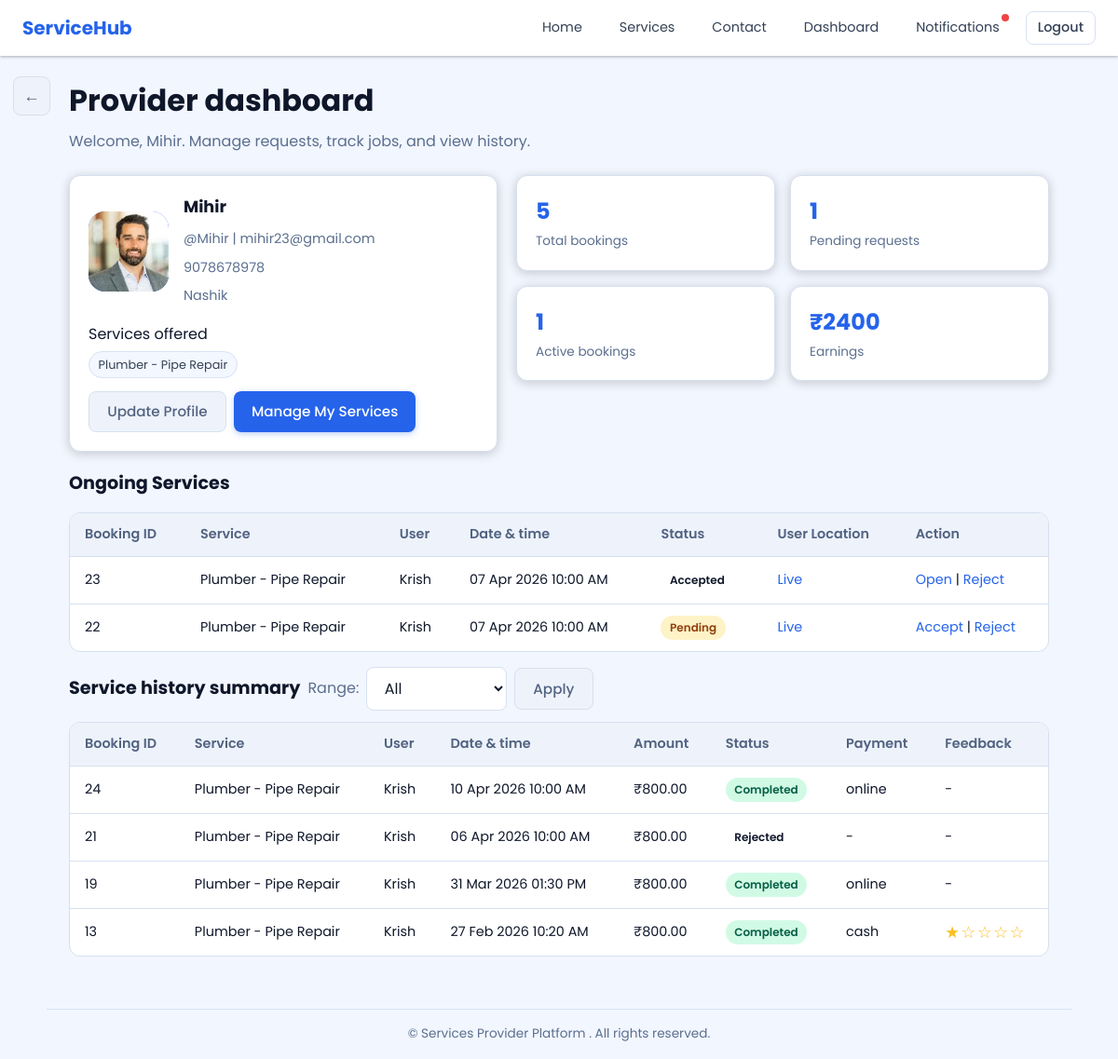
/accounts/provider_dashboard/ (signed in), run on the app's committed database.
### accounts/models.py (models this page shows, shortened)
class CustomUser(AbstractUser):
    ROLE_CHOICES = (
        ('user', 'User'),
        ('provider', 'Provider'),
    )
    PROVIDER_STATUS_CHOICES = (
        ('pending', 'Pending'),
        ('approved', 'Approved'),
        ('rejected', 'Rejected'),
    )
    role = models.CharField(max_length=20, choices=ROLE_CHOICES)
    provider_status = models.CharField(max_length=20, choices=PROVIDER_STATUS_CHOICES, default='approved')
    mobile_no = models.CharField(max_length=15, blank=True)
    address = models.TextField(blank=True)

class ProviderProfile(models.Model):
    user = models.OneToOneField(
        settings.AUTH_USER_MODEL,
        on_delete=models.CASCADE
    )
    phone = models.CharField(max_length=15)
    address = models.TextField(blank=True)
    experience = models.IntegerField(default=0)
    bio = models.TextField(blank=True)
    profile_image = models.ImageField(upload_to='providers/images/', blank=True)
    certificate = models.FileField(upload_to='providers/certificates/', blank=True, null=True)
    aadhaar_card = models.FileField(upload_to='providers/aadhaar/', blank=True, null=True)

### services/models.py (models this page shows, shortened)
class Service(models.Model):
    provider = models.ForeignKey(
        settings.AUTH_USER_MODEL,
        on_delete=models.CASCADE,
        related_name="services"
    )
    name = models.CharField(max_length=200)
    subcategory = models.CharField(max_length=200, blank=True)
    description = models.TextField()
    price = models.DecimalField(max_digits=10, decimal_places=2)
    available_time = models.CharField(max_length=120, blank=True)
    available_days = models.CharField(max_length=64, blank=True)
    image = models.ImageField(upload_to='services/images/', blank=True, null=True)
    created_at = models.DateTimeField(auto_now_add=True)

### booking/models.py (models this page shows, shortened)
class Booking(models.Model):
    STATUS_CHOICES = (
        ('pending', 'Pending'),
        ('accepted', 'Accepted'),
        ('in_progress', 'In Progress'),
        ('completed', 'Completed'),
        ('rejected', 'Rejected'),
    )
    PAYMENT_MODE_CHOICES = (
        ('cash', 'Cash'),
        ('online', 'Online'),
    )
    PAYMENT_STATUS_CHOICES = (
        ('pending', 'Pending'),
        ('paid', 'Paid'),
    )
    user = models.ForeignKey(
        settings.AUTH_USER_MODEL,
        related_name='user_bookings',
        on_delete=models.CASCADE
    )
    service = models.ForeignKey(
        'services.Service',
        on_delete=models.CASCADE,
        related_name='bookings',
    )
    provider = models.ForeignKey(
        settings.AUTH_USER_MODEL,
        related_name='provider_bookings',
        on_delete=models.CASCADE
    )
    service_name = models.CharField(max_length=200)
    date = models.DateTimeField()
    amount = models.DecimalField(max_digits=10, decimal_places=2)
    service_address = models.CharField(max_length=255, blank=True)
    use_live_location = models.BooleanField(default=False)
    latitude = models.DecimalField(max_digits=10, decimal_places=7, blank=True, null=True)
    longitude = models.DecimalField(max_digits=10, decimal_places=7, blank=True, null=True)
    provider_latitude = models.DecimalField(max_digits=10, decimal_places=7, blank=True, null=True)
    provider_longitude = models.DecimalField(max_digits=10, decimal_places=7, blank=True, null=True)
    status = models.CharField(
        max_length=20,
        choices=STATUS_CHOICES,
        default='pending'
    )
    otp = models.CharField(
        max_length=4,
        blank=True,
        null=True
    )
    provider_marked_done = models.BooleanField(default=False)
    payment_mode = models.CharField(max_length=20, choices=PAYMENT_MODE_CHOICES, blank=True, null=True)
    payment_status = models.CharField(max_length=20, choices=PAYMENT_STATUS_CHOICES, default='pending')
    feedback_rating = models.PositiveSmallIntegerField(blank=True, null=True)
    feedback_text = models.TextField(blank=True)
    created_at = models.DateTimeField(auto_now_add=True)

### accounts/views.py (the view, shortened to what this page needs)
# urls.py: path('provider_dashboard/', views.provider_dashboard, name='provider_dashboard'),
@login_required
@never_cache
def provider_dashboard(request):
    if request.user.role != 'provider':
        return _redirect_dashboard_for_role(request.user)
    guard = _ensure_active_provider(request)
    if guard:
        return guard
    history_range = request.GET.get('history_range', 'all').strip()
    if history_range not in ['all', 'today', 'week', 'month']:
        history_range = 'all'
    provider_is_approved = request.user.provider_status == 'approved'
    profile, _ = ProviderProfile.objects.get_or_create(
        user=request.user,
        defaults={'phone': request.user.mobile_no, 'address': request.user.address, 'experience': 0, 'bio': ''},
    )
    provider_services = Service.objects.filter(provider=request.user).order_by('-created_at')
    pending = Booking.objects.filter(
        provider=request.user,
        status='pending'
    ).select_related('user', 'service').order_by('-created_at')
    active = Booking.objects.filter(
        provider=request.user,
        status__in=['accepted', 'in_progress']
    ).select_related('user', 'service').order_by('-created_at')
    ongoing_bookings = sorted(
        list(pending) + list(active),
        key=lambda booking: booking.created_at,
        reverse=True,
    )
    completed = Booking.objects.filter(
        provider=request.user,
        status='completed'
    ).select_related('user', 'service').order_by('-created_at')
    history_bookings = Booking.objects.filter(
        provider=request.user,
        status__in=['completed', 'rejected']
    ).select_related('user', 'service').order_by('-created_at')
    history_bookings = _apply_history_range(history_bookings, history_range)
    notifications = Notification.objects.filter(
        provider=request.user,
        is_read=False
    ).order_by('-created_at')
    latest_notification = Notification.objects.filter(provider=request.user).order_by('-id').first()
    total_bookings = pending.count() + active.count() + completed.count()
    earnings = completed.aggregate(total=Sum('amount'))['total'] or 0
    provider_service_history = (
        _apply_history_range(Booking.objects.filter(provider=request.user), history_range)
        .values('service_name')
        .annotate(total=Count('id'))
        .order_by('-total', 'service_name')[:10]
    )
    return render(request, 'accounts/provider-dashboard.html', {
        'pending_bookings': pending,
        'active_bookings': active,
        'ongoing_bookings': ongoing_bookings,
        'completed_bookings': completed,
        'history_bookings': history_bookings,
        'provider_service_history': provider_service_history,
        'provider_services': provider_services,
        'history_range': history_range,
        'notifications': notifications,
        'latest_notification_id': latest_notification.id if latest_notification else 0,
        'profile': profile,
        'total_bookings': total_bookings,
        'provider_earnings': earnings,
        'provider_is_approved': True,
    })

### accounts/views.py (called while the page is built)
def _apply_history_range(bookings_qs, range_key):
    now = timezone.now()
    if range_key == 'today':
        return bookings_qs.filter(date__date=now.date())
    if range_key == 'week':
        return bookings_qs.filter(date__gte=now - timedelta(days=7))
    if range_key == 'month':
        return bookings_qs.filter(date__gte=now - timedelta(days=30))
    return bookings_qs

def _ensure_active_provider(request):
    if request.user.role == 'provider' and not request.user.is_active:
        logout(request)
        return redirect('home')
    return None

### notifications/context_processors.py (called while the page is built)
def notification_badge(request):
    if not request.user.is_authenticated:
        return {'has_unread_notifications': False}
    has_unread = (
        Notification.objects.filter(user=request.user, is_read=False).exists()
        or Notification.objects.filter(provider=request.user, is_read=False).exists()
    )
    return {'has_unread_notifications': has_unread}

### accounts/templates/accounts/provider-dashboard.html (shortened to what this page needs)
{% load static %}
<!DOCTYPE html>
<html lang="en">
<head>
  <link rel="stylesheet" href="{% static 'css/styles.css' %}?v=20260225-2">
</head>
<body class="dashboard-page" id="provider-dashboard-page">
  {% include 'partials/header.html' %}
  <main class="container">
    <div class="page-heading">
      <a href="{% url 'home' %}" class="btn btn-secondary back-btn" aria-label="Back to Home" title="Back to Home">&larr;</a>
      <h1>Provider dashboard</h1>
    </div>
    <p class="dashboard-intro">
      Welcome, {{ request.user.first_name|default:request.user.username }}. Manage requests, track jobs, and view history.
    </p>
    <div class="dashboard-top">
      <div class="card profile-card">
        <div class="card-body">
          <div class="profile-row">
            <div class="profile-avatar-wrap">
              {% if profile.profile_image %}
                <img src="{{ profile.profile_image.url }}" alt="Provider photo" class="profile-avatar">
              {% else %}
                <div class="profile-avatar profile-avatar-fallback">
                  {{ request.user.first_name|default:request.user.username|slice:":1"|upper }}
                </div>
              {% endif %}
            </div>
            <div class="profile-info">
              <h3>{{ request.user.first_name|default:request.user.username }}</h3>
              <p class="muted">@{{ request.user.username }} | {{ request.user.email }}</p>
              <p class="muted">{{ profile.phone|default:request.user.mobile_no|default:"-" }}</p>
              <p class="muted">{{ profile.address|default:request.user.address|default:"-" }}</p>
            </div>
          </div>
          <div class="profile-services">
            <p class="muted profile-services-title">Services offered</p>
            <div class="service-chips">
              {% for s in provider_services %}
                <span class="service-chip">{{ s.name }}{% if s.subcategory %} - {{ s.subcategory }}{% endif %}</span>
              {% empty %}
                <span class="muted">No services added yet.</span>
              {% endfor %}
            </div>
          </div>
          <div class="profile-actions">
            <a href="{% url 'profile_update' %}" class="btn btn-secondary">Update Profile</a>
            <a href="{% url 'provider_services' %}" class="btn btn-primary">Manage My Services</a>
          </div>
        </div>
      </div>
      <div>
        <div class="dash-grid">
          <div class="stat-card">
            <div class="value">{{ total_bookings }}</div>
            <div class="label">Total bookings</div>
          </div>
          <div class="stat-card">
            <div class="value">{{ pending_bookings|length }}</div>
            <div class="label">Pending requests</div>
          </div>
          <div class="stat-card">
            <div class="value">{{ active_bookings|length }}</div>
            <div class="label">Active bookings</div>
          </div>
          <div class="stat-card">
            <div class="value">&#8377;{{ provider_earnings }}</div>
            <div class="label">Earnings</div>
          </div>
        </div>
      </div>
    </div>
    <h2 class="dashboard-section-title">Ongoing Services</h2>
    <div class="table-wrap dashboard-table-gap">
      <table>
        <thead>
          <tr>
            <th>Booking ID</th>
            <th>Service</th>
            <th>User</th>
            <th>Date & time</th>
            <th>Status</th>
            <th>User Location</th>
            <th>Action</th>
          </tr>
        </thead>
        <tbody>
          {% for booking in ongoing_bookings %}
            <tr>
              <td>{{ booking.id }}</td>
              <td>{{ booking.service_name }}{% if booking.service and booking.service.subcategory %} - {{ booking.service.subcategory }}{% endif %}</td>
              <td>{{ booking.user.first_name|default:booking.user.username }}</td>
              <td>{{ booking.date|date:"d M Y h:i A" }}</td>
              <td><span class="badge badge-{{ booking.status }}">{{ booking.status|title }}</span></td>
              <td>
                {% if booking.provider_marked_done or booking.status == 'completed' %}
                  Hidden after completion
                {% elif booking.latitude and booking.longitude %}
                  <a href="https://maps.google.com/?q={{ booking.latitude }},{{ booking.longitude }}&hl=en&gl=in" target="_blank" rel="noopener">Live</a>
                {% elif booking.service_address %}
                  {{ booking.service_address }}
                {% else %}
                  -
                {% endif %}
              </td>
              <td>
                {% if booking.status == 'pending' %}
                  <a href="{% url 'accept_booking' booking.id %}">Accept</a> |
                  <a href="{% url 'reject_booking' booking.id %}">Reject</a>
                {% else %}
                  <a href="{% url 'booking_status' booking.id %}">Open</a> |
                  <a href="{% url 'reject_booking' booking.id %}">Reject</a>
                {% endif %}
              </td>
            </tr>
          {% empty %}
            <tr>
              <td colspan="7" class="text-muted">No ongoing services right now.</td>
            </tr>
          {% endfor %}
        </tbody>
      </table>
    </div>
    <div class="history-toolbar">
      <h2 class="history-toolbar-title">Service history summary</h2>
      <form method="get" class="history-toolbar-form">
        <label for="history_range" class="history-toolbar-label">Range:</label>
        <select id="history_range" name="history_range" class="form-control max-w-170">
          <option value="all" {% if history_range == 'all' %}selected{% endif %}>All</option>
        </select>
        <button type="submit" class="btn btn-secondary">Apply</button>
      </form>
    </div>
    <div class="table-wrap">
      <table>
        <thead>
          <tr>
            <th>Booking ID</th>
            <th>Service</th>
            <th>User</th>
            <th>Date & time</th>
            <th>Amount</th>
            <th>Status</th>
            <th>Payment</th>
            <th>Feedback</th>
          </tr>
        </thead>
        <tbody>
          {% for booking in history_bookings %}
            <tr>
              <td>{{ booking.id }}</td>
              <td>{{ booking.service_name }}{% if booking.service and booking.service.subcategory %} - {{ booking.service.subcategory }}{% endif %}</td>
              <td>{{ booking.user.first_name|default:booking.user.username }}</td>
              <td>{{ booking.date|date:"d M Y h:i A" }}</td>
              <td>&#8377;{{ booking.amount }}</td>
              <td><span class="badge badge-{{ booking.status }}">{{ booking.status|title }}</span></td>
              <td>
                {% if booking.payment_status == 'paid' %}
                  {{ booking.payment_mode|default:'-' }}
                {% else %}
                  -
                {% endif %}
              </td>
              <td>
                {% if booking.feedback_rating %}
                  <span class="star-display" aria-label="{{ booking.feedback_rating }} out of 5">
                    <span>{% if booking.feedback_rating >= 1 %}&#9733;{% else %}&#9734;{% endif %}</span>
                    <span>{% if booking.feedback_rating >= 2 %}&#9733;{% else %}&#9734;{% endif %}</span>
                    <span>{% if booking.feedback_rating >= 3 %}&#9733;{% else %}&#9734;{% endif %}</span>
                    <span>{% if booking.feedback_rating >= 4 %}&#9733;{% else %}&#9734;{% endif %}</span>
                    <span>{% if booking.feedback_rating >= 5 %}&#9733;{% else %}&#9734;{% endif %}</span>
                  </span>
                {% else %}
                  -
                {% endif %}
              </td>
            </tr>
          {% empty %}
            <tr>
              <td colspan="8" class="text-muted">No history yet.</td>
            </tr>
          {% endfor %}
        </tbody>
      </table>
    </div>
  </main>
  {% include 'partials/footer.html' %}
</body>
</html>

### data on the page
CustomUser: user.first_name "Mihir", user.username "Mihir", user.email "mihir23@gmail.com"
ProviderProfile: profile_image (picture), phone "9078678978", address "Nashik"
Service: name "Plumber", subcategory "Pipe Repair"
Booking: id "23", service_name "Plumber", service.subcategory "Pipe Repair", user.first_name "Krish", date "07 Apr 2026 10:00 AM", status "Accepted", shows "Open"
Booking: id "22", service_name "Plumber", service.subcategory "Pipe Repair", user.first_name "Krish", date "07 Apr 2026 10:00 AM", status "Pending", shows "Accept"
Booking: id "24", service_name "Plumber", service.subcategory "Pipe Repair", user.first_name "Krish", date "10 Apr 2026 10:00 AM", amount "800.00", status "Completed", payment_mode "online"
Booking: id "21", service_name "Plumber", service.subcategory "Pipe Repair", user.first_name "Krish", date "06 Apr 2026 10:00 AM", amount "800.00", status "Rejected"
Booking: id "19", service_name "Plumber", service.subcategory "Pipe Repair", user.first_name "Krish", date "31 Mar 2026 01:30 PM", amount "800.00", status "Completed", payment_mode "online"
Booking: id "13", service_name "Plumber", service.subcategory "Pipe Repair", user.first_name "Krish", date "27 Feb 2026 10:20 AM", amount "800.00", status "Completed", payment_mode "cash"

### other printed values
{{ total_bookings }} "5"
{{ pending_bookings|length }} "1"
{{ active_bookings|length }} "1"
{{ provider_earnings }} "2400"
